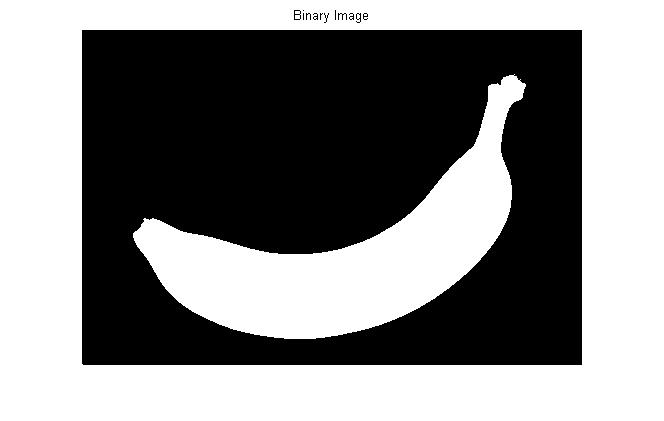
%> input picture extra examples/banana.jpg, 664 x 421 px
$ octave BoundaryExtraction.m   (GNU Octave 9; MATLAB toolbox functions it lacks are replaced by stand-ins)
%> lines starting %> are read from the running program, lines starting %| are printed output that depends on the picture; in (x1, y1, x2, y2) boxes, pixels count from 0 and x2, y2 are one past the last pixel; in counts of white or black regions, pixels touching at a corner belong together; the program's own positions count from 1

A=imread('banana.jpg');
%> A is the input picture: size 421x664x3 uint8; min 0, max 255, mean 133.7

C=rgb2gray(A);


C(C<225)=0;
%> C: size 421x664 uint8; min 0, max 255, mean 133.6


s=strel('disk',4,0);%Structuring element


D=~im2bw(C);%binary Image
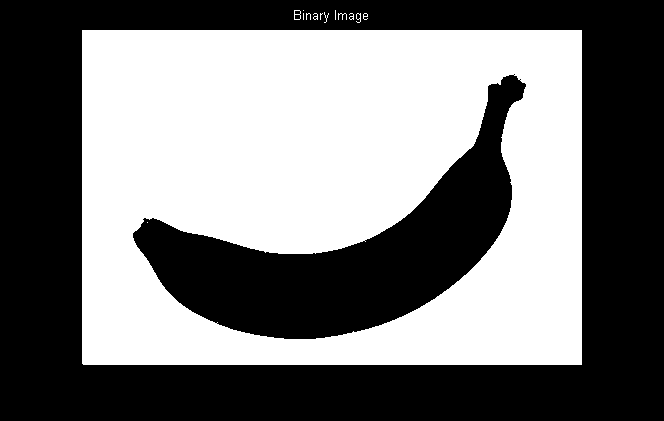
%> D: size 421x664 logical; 47.6% white; 14 white regions (10 under 20 px), largest, box (x1, y1, x2, y2) and area: (82, 30, 582, 365) 132834, (294, 10, 301, 20) 32, (338, 13, 347, 20) 25, (356, 13, 361, 23) 24


F=imerode(D,s);%Erode the image by structuring element
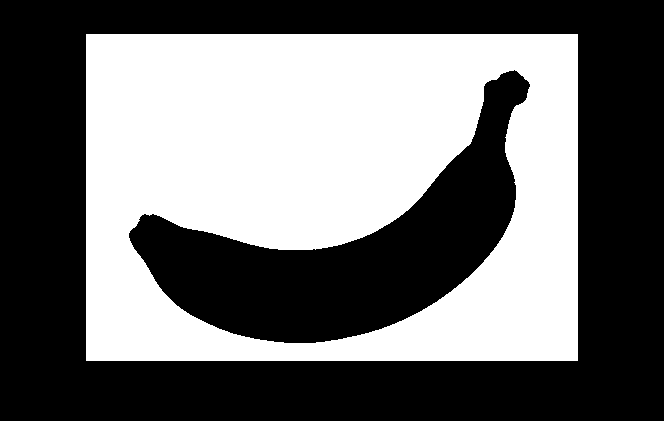
%> F: size 421x664 logical; 43.6% white; 1 white region, box (x1, y1, x2, y2) and area: (86, 34, 578, 361) 121987


figure,imshow(A);title('Original Image');


figure,imshow(D);title('Binary Image');

%Difference between binary image and Eroded image


figure,imshow(D-F);title('Boundary extracted Image');
%> after `imshow(D-F)`:
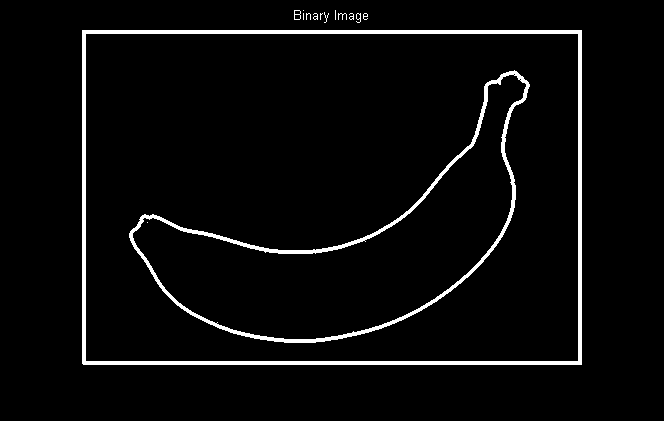
%> displayed picture: size 421x664, on the screen's scale of 0 to 255; 4% white; 15 white regions (10 under 20 px), largest, box (x1, y1, x2, y2) and area: (82, 30, 582, 365) 6615, (129, 70, 530, 343) 4232, (294, 10, 301, 20) 32, (338, 13, 347, 20) 25, (356, 13, 361, 23) 24

$ run again, with extra examples/aaa.png saved as extra examples/banana.jpg
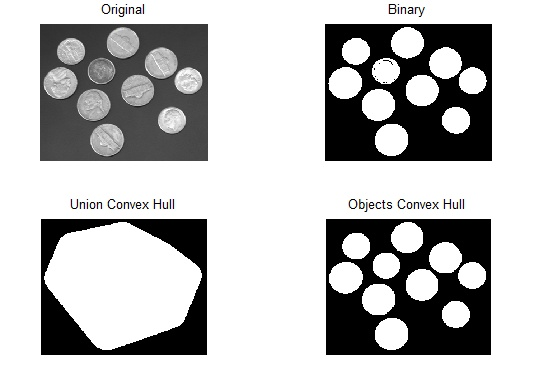
%> input picture extra examples/aaa.png, 546 x 377 px
%> A is the input picture: size 377x546x3 uint8; mean R, G, B 188.3, 188.3, 188.3
%> `D=~im2bw(C);`:
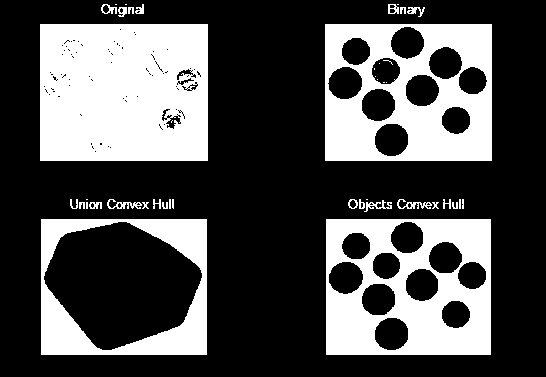
%> D: size 377x546 logical; 30.7% white; 43 white regions (16 under 20 px), largest, box (x1, y1, x2, y2) and area: (40, 24, 208, 161) 22557, (325, 24, 492, 161) 15544, (326, 219, 491, 355) 15135
%> F: size 377x546 logical; 19.7% white; 12 white regions (1 under 20 px), largest, box (x1, y1, x2, y2) and area: (44, 28, 204, 157) 16834, (390, 28, 488, 157) 6031, (389, 223, 487, 351) 5828
%> `imshow(D-F)`:
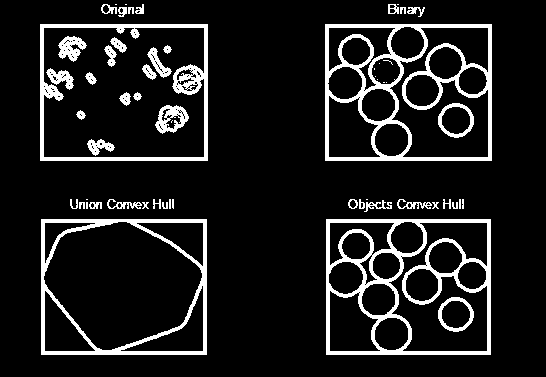
%> displayed picture: size 377x546, on the screen's scale of 0 to 255; 11.1% white; 58 white regions (16 under 20 px), largest, box (x1, y1, x2, y2) and area: (325, 24, 492, 161) 5621, (326, 219, 491, 355) 5548, (41, 219, 207, 355) 3764

$ run again, with extra examples/erode.tif saved as extra examples/banana.jpg
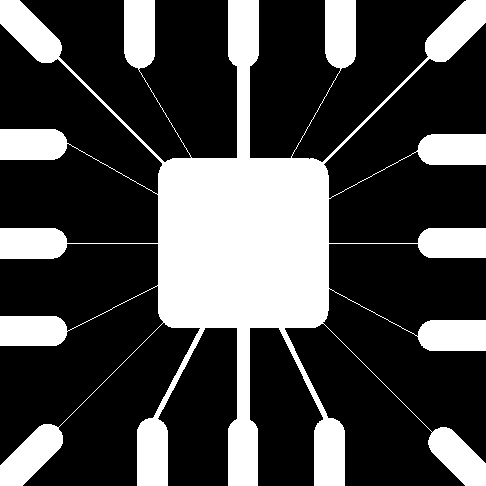
%> input picture extra examples/erode.tif, 486 x 486 px
%> A is the input picture: size 486x486x3 uint8; min 0, max 255, mean 71.6
%> `D=~im2bw(C);`:
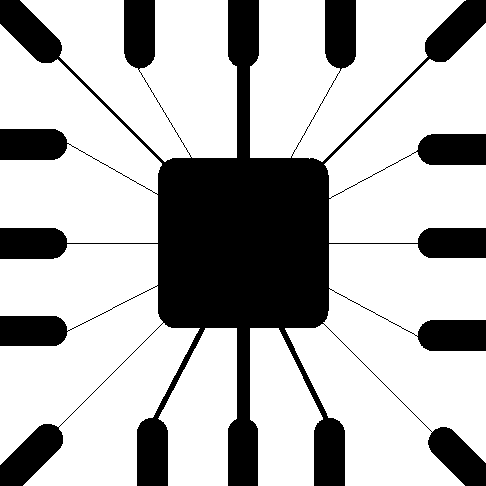
%> D: size 486x486 logical; 71.9% white; 1 black region, box (x1, y1, x2, y2) and area: (0, 0, 486, 486) 66259
%> F: size 486x486 logical; 61.8% white; 1 black region, box (x1, y1, x2, y2) and area: (0, 0, 486, 486) 90214
%> `imshow(D-F)`:
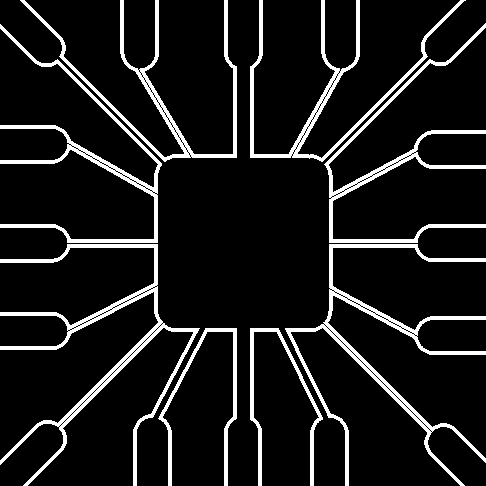
%> displayed picture: size 486x486, on the screen's scale of 0 to 255; 10.1% white; 8 white regions, largest, box (x1, y1, x2, y2) and area: (0, 244, 200, 486) 4590, (285, 244, 486, 486) 4589, (0, 24, 162, 243) 3032
